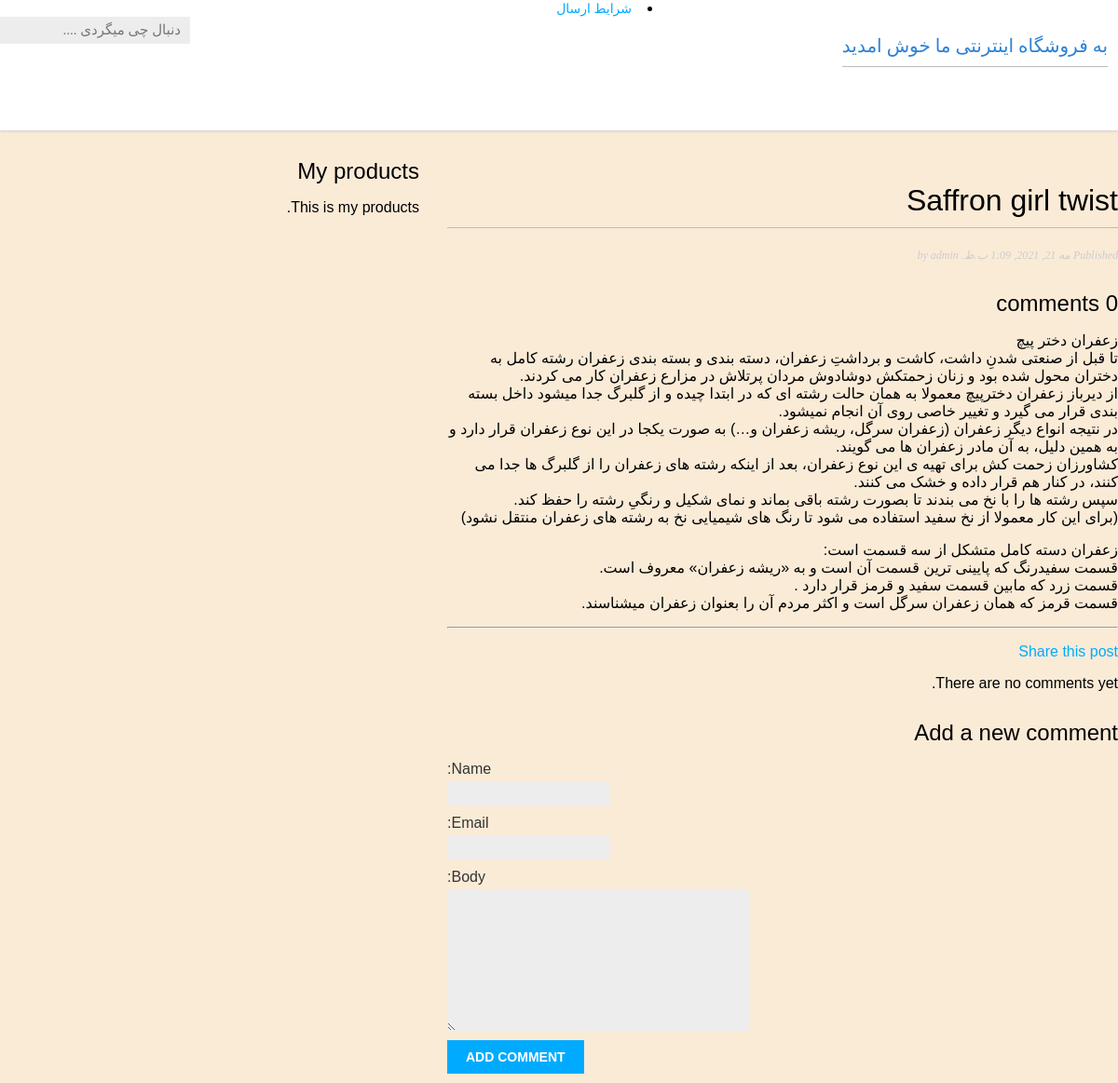
Page /products/2021/5/21/girl-twist-saffron/ on the committed database.
### products/models.py (models this page shows, shortened)
class Post(models.Model):
    STATUS_CHOICES = (('draft', 'Draft'),  ('published', 'Published'), )
    title = models.CharField(max_length=250)
    slug = models.SlugField(max_length=250,unique_for_date='publish')
    author = models.ForeignKey(User,on_delete=models.CASCADE, related_name='blog_posts')
    name = models.CharField(max_length=100)
    image = models.ImageField(upload_to='home/%Y/%m/%d/')
    body = models.TextField()
    publish = models.DateTimeField(default=timezone.now)
    created = models.DateTimeField(auto_now_add=True)
    updated = models.DateTimeField(auto_now=True)
    status = models.CharField(max_length=10,choices=STATUS_CHOICES, default='draft')
    class Meta:
     ordering = ('-publish',)

### products/views.py (the view)
def post_detail(request, year, month, day, post):
    post = get_object_or_404(Post, slug=post,
            status='published',
            publish__year=year,
            publish__month=month,
            publish__day=day)
    comments = post.comments.filter(active=True)
    new_comment = None
    if request.method == 'POST':
        comment_form = CommentForm(data=request.POST)
        if comment_form.is_valid():
            new_comment = comment_form.save(commit=False)
            new_comment.post = post
            new_comment.save()
    else:
        comment_form = CommentForm()
    return render(request,
                    'products/post/detail.html',
                    {'post': post,
                    'comments': comments,
                    'new_comment': new_comment,
                    'comment_form': comment_form})

### products/forms.py
class CommentForm(forms.ModelForm):
    class Meta:
      model = Comment
      fields = ('name', 'email', 'body')

### products/templates/products/post/detail.html (shortened to what this page needs)
{% extends "products/base.html" %}
{% block content %}
<h1>{{ post.title }}</h1>
<p class="date">
   Published {{ post.publish }} by {{ post.author }}
</p>
{% with comments.count as total_comments %}
<h2>
{{ total_comments }} comment{{ total_comments|pluralize }}
</h2>
{% endwith %}
{{ post.body|linebreaks }}
<hr>
<p>
   <a href="{% url "products:post_share" post.id %}">
   Share this post
   </a>
</p>
{% for comment in comments %}
<div class="comment">
<p class="info">
Comment {{ forloop.counter }} by {{ comment.name }}
{{ comment.created }}
</p>
{{ comment.body|linebreaks }}
</div>
{% empty %}
<p>There are no comments yet.</p>
{% endfor %}
{% if new_comment %}
<h2>Your comment has been added.</h2>
{% else %}
<h2>Add a new comment</h2>
<form method="post">
{{ comment_form.as_p }}
<p><input type="submit" value="Add comment"></p>
</form>
{% endif %}
{% endblock %}

### products/static/css/products.css (style rules this page uses)
body { margin:0; padding:0; font-family:helvetica, sans-serif; }
a { color:#00abff; text-decoration:none; }
h1 { font-weight:normal; border-bottom:1px solid #bbb; padding:0 0 10px 0; }
h2 { font-weight:normal; margin:30px 0 0; }
p.date { color:#ccc; font-family: georgia, serif; font-size: 12px; font-style: italic; }
label { float:left; clear:both; color:#333; margin-bottom:4px; }
input, textarea { clear:both; float:left; margin:0 0 10px; background:#ededed; border:0; padding:6px 10px; font-size:12px; }
input[type=submit] { font-weight:bold; background:#00abff; color:#fff; padding:10px 20px; font-size:14px; text-transform:uppercase; }
html { direction:rtl; font-family:"Droid Arabic Kufi", "Droid Sans", sans-serif; font-size:16px; }
body { background-color:antiquewhite; }

### rows in the picture
Post: title "Saffron girl twist", publish "مه 21, 2021, 1:09 ب.ظ.", author "admin", body "زعفران دختر پیچ تا قبل از صنعتی شدنِ داشت، کاشت و برداشتِ زعفران، دسته بندی و بسته بندی زعفران رشته کامل به دختران محول شده بود و زنان زحمتکش دوشادوش مردان پرتلاش در مزارع زعفران کار می کردند. از دیرباز زعفران دخترپیچ معمولا به همان حالت رشته ای که در ابتدا چیده و از گلبرگ جدا میشود داخل بسته بندی قرار می گیرد و تغییر خاصی روی آن انجام نمیشود. در نتیجه انواع دیگر زعفران (زعفران سرگل، ریشه زعفران و…) به صورت یکجا در این نوع زعفران قرار دارد و به همین دلیل، به آن مادر زعفران ها می گویند. کشاورزان زحمت کش برای تهیه ی این نوع زعفران، بعد از اینکه رشته های زعفران را از گلبرگ ها جدا می کنند، در کنار هم قرار داده و خشک می کنند. سپس رشته ها را با نخ می بندند تا بصورت رشته باقی بماند و نمای شکیل و…"

### other values in the picture
{{ total_comments }} "0"
